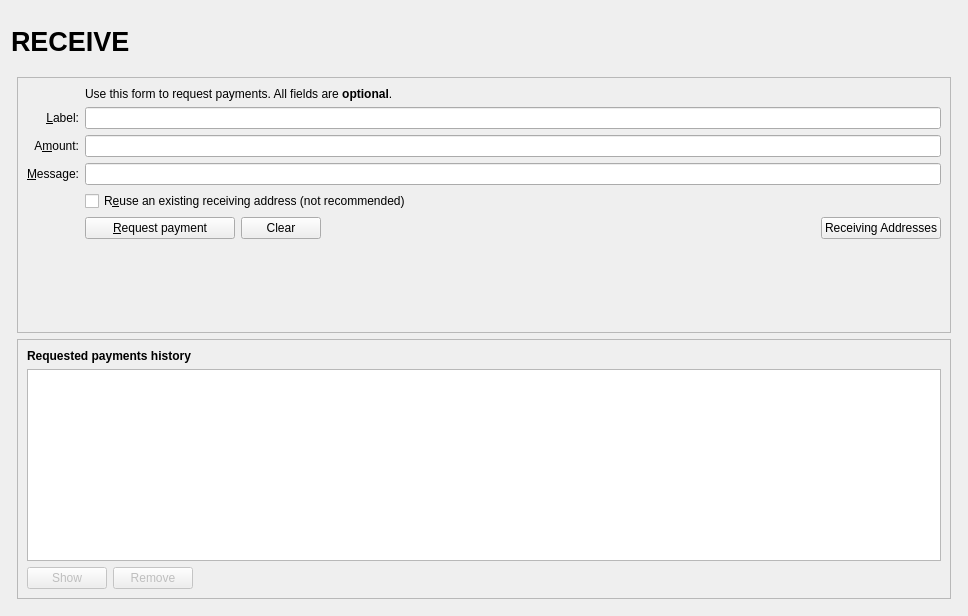
<?xml version="1.0" encoding="UTF-8"?>
<ui version="4.0">
 <class>ReceiveCoinsDialog</class>
 <widget class="QWidget" name="ReceiveCoinsDialog">
  <property name="geometry">
   <rect>
    <x>0</x>
    <y>0</y>
    <width>968</width>
    <height>616</height>
   </rect>
  </property>
  <layout class="QVBoxLayout" name="verticalLayout" stretch="0">
   <item>
    <layout class="QVBoxLayout" name="verticalLayout_Master" stretch="0,1">
     <property name="spacing">
      <number>0</number>
     </property>
     <item>
      <widget class="QFrame" name="frame_Header">
       <layout class="QVBoxLayout" name="verticalLayout_8">
        <property name="leftMargin">
         <number>0</number>
        </property>
        <property name="topMargin">
         <number>0</number>
        </property>
        <property name="rightMargin">
         <number>0</number>
        </property>
        <property name="bottomMargin">
         <number>0</number>
        </property>
        <item>
         <layout class="QHBoxLayout" name="horizontalLayout_Header" stretch="1,0,1">
          <item>
           <widget class="QLabel" name="labelOverviewHeaderLeft">
            <property name="minimumSize">
             <size>
              <width>464</width>
              <height>60</height>
             </size>
            </property>
            <property name="maximumSize">
             <size>
              <width>16777215</width>
              <height>60</height>
             </size>
            </property>
            <property name="font">
             <font>
              <pointsize>20</pointsize>
              <weight>75</weight>
              <bold>true</bold>
             </font>
            </property>
            <property name="text">
             <string>RECEIVE</string>
            </property>
           </widget>
          </item>
          <item>
           <spacer name="horizontalSpacer_3">
            <property name="orientation">
             <enum>Qt::Horizontal</enum>
            </property>
            <property name="sizeHint" stdset="0">
             <size>
              <width>40</width>
              <height>20</height>
             </size>
            </property>
           </spacer>
          </item>
          <item>
           <widget class="QLabel" name="labelOverviewHeaderRight">
            <property name="minimumSize">
             <size>
              <width>464</width>
              <height>60</height>
             </size>
            </property>
            <property name="maximumSize">
             <size>
              <width>16777215</width>
              <height>60</height>
             </size>
            </property>
            <property name="font">
             <font>
              <pointsize>14</pointsize>
             </font>
            </property>
            <property name="text">
             <string/>
            </property>
            <property name="alignment">
             <set>Qt::AlignRight|Qt::AlignTrailing|Qt::AlignVCenter</set>
            </property>
           </widget>
          </item>
         </layout>
        </item>
       </layout>
      </widget>
     </item>
     <item>
      <widget class="QFrame" name="frame_BG">
       <layout class="QVBoxLayout" name="verticalLayout_5">
        <property name="leftMargin">
         <number>6</number>
        </property>
        <property name="topMargin">
         <number>6</number>
        </property>
        <property name="rightMargin">
         <number>6</number>
        </property>
        <property name="bottomMargin">
         <number>6</number>
        </property>
        <item>
         <widget class="QFrame" name="frame2">
          <property name="sizePolicy">
           <sizepolicy hsizetype="Preferred" vsizetype="Expanding">
            <horstretch>0</horstretch>
            <verstretch>0</verstretch>
           </sizepolicy>
          </property>
          <property name="frameShape">
           <enum>QFrame::StyledPanel</enum>
          </property>
          <property name="frameShadow">
           <enum>QFrame::Sunken</enum>
          </property>
          <layout class="QVBoxLayout" name="verticalLayout_3">
           <item>
            <layout class="QGridLayout" name="gridLayout">
             <item row="2" column="2">
              <widget class="QLabel" name="label_5">
               <property name="text">
                <string>Use this form to request payments. All fields are &lt;b&gt;optional&lt;/b&gt;.</string>
               </property>
              </widget>
             </item>
             <item row="4" column="0">
              <widget class="QLabel" name="label_2">
               <property name="toolTip">
                <string>An optional label to associate with the new receiving address.</string>
               </property>
               <property name="text">
                <string>&amp;Label:</string>
               </property>
               <property name="alignment">
                <set>Qt::AlignRight|Qt::AlignTrailing|Qt::AlignVCenter</set>
               </property>
               <property name="buddy">
                <cstring>reqLabel</cstring>
               </property>
              </widget>
             </item>
             <item row="4" column="2">
              <widget class="QLineEdit" name="reqLabel">
               <property name="toolTip">
                <string>An optional label to associate with the new receiving address.</string>
               </property>
              </widget>
             </item>
             <item row="5" column="0">
              <widget class="QLabel" name="label">
               <property name="toolTip">
                <string>An optional amount to request. Leave this empty or zero to not request a specific amount.</string>
               </property>
               <property name="text">
                <string>A&amp;mount:</string>
               </property>
               <property name="alignment">
                <set>Qt::AlignRight|Qt::AlignTrailing|Qt::AlignVCenter</set>
               </property>
               <property name="buddy">
                <cstring>reqAmount</cstring>
               </property>
              </widget>
             </item>
             <item row="5" column="2">
              <widget class="BitcoinAmountField" name="reqAmount">
               <property name="minimumSize">
                <size>
                 <width>80</width>
                 <height>0</height>
                </size>
               </property>
               <property name="toolTip">
                <string>An optional amount to request. Leave this empty or zero to not request a specific amount.</string>
               </property>
              </widget>
             </item>
             <item row="6" column="0">
              <widget class="QLabel" name="label_3">
               <property name="toolTip">
                <string>An optional message to attach to the payment request, which will be displayed when the request is opened. Note: The message will not be sent with the payment over the BCZ network.</string>
               </property>
               <property name="text">
                <string>&amp;Message:</string>
               </property>
               <property name="alignment">
                <set>Qt::AlignRight|Qt::AlignTrailing|Qt::AlignVCenter</set>
               </property>
               <property name="buddy">
                <cstring>reqMessage</cstring>
               </property>
              </widget>
             </item>
             <item row="6" column="2">
              <widget class="QLineEdit" name="reqMessage">
               <property name="toolTip">
                <string>An optional message to attach to the payment request, which will be displayed when the request is opened.&lt;br&gt;Note: The message will not be sent with the payment over the BCZ network.</string>
               </property>
              </widget>
             </item>
             <item row="7" column="0">
              <widget class="QLabel" name="label_4">
               <property name="text">
                <string/>
               </property>
              </widget>
             </item>
             <item row="7" column="2">
              <widget class="QCheckBox" name="reuseAddress">
               <property name="toolTip">
                <string>Reuse one of the previously used receiving addresses.&lt;br&gt;Reusing addresses has security and privacy issues.&lt;br&gt;Do not use this unless re-generating a payment request made before.</string>
               </property>
               <property name="text">
                <string>R&amp;euse an existing receiving address (not recommended)</string>
               </property>
              </widget>
             </item>
             <item row="8" column="0">
              <widget class="QLabel" name="label_7">
               <property name="text">
                <string/>
               </property>
              </widget>
             </item>
             <item row="8" column="2">
              <layout class="QHBoxLayout" name="horizontalLayout">
               <item>
                <widget class="QPushButton" name="receiveButton">
                 <property name="minimumSize">
                  <size>
                   <width>150</width>
                   <height>0</height>
                  </size>
                 </property>
                 <property name="text">
                  <string>&amp;Request payment</string>
                 </property>
                 <property name="icon">
                  <iconset resource="../bcz.qrc">
                   <normaloff>:/icons/receiving_addresses</normaloff>:/icons/receiving_addresses</iconset>
                 </property>
                </widget>
               </item>
               <item>
                <widget class="QPushButton" name="clearButton">
                 <property name="sizePolicy">
                  <sizepolicy hsizetype="Minimum" vsizetype="Fixed">
                   <horstretch>0</horstretch>
                   <verstretch>0</verstretch>
                  </sizepolicy>
                 </property>
                 <property name="toolTip">
                  <string>Clear all fields of the form.</string>
                 </property>
                 <property name="text">
                  <string>Clear</string>
                 </property>
                 <property name="icon">
                  <iconset resource="../bcz.qrc">
                   <normaloff>:/icons/remove</normaloff>:/icons/remove</iconset>
                 </property>
                 <property name="autoDefault">
                  <bool>false</bool>
                 </property>
                </widget>
               </item>
               <item>
                <spacer name="horizontalSpacer">
                 <property name="orientation">
                  <enum>Qt::Horizontal</enum>
                 </property>
                 <property name="sizeHint" stdset="0">
                  <size>
                   <width>40</width>
                   <height>20</height>
                  </size>
                 </property>
                </spacer>
               </item>
               <item>
                <widget class="QPushButton" name="receivingAddressesButton">
                 <property name="text">
                  <string>Receiving Addresses</string>
                 </property>
                 <property name="icon">
                  <iconset resource="../bcz.qrc">
                   <normaloff>:/icons/address-book</normaloff>:/icons/address-book</iconset>
                 </property>
                 <property name="autoDefault">
                  <bool>false</bool>
                 </property>
                </widget>
               </item>
              </layout>
             </item>
             <item row="9" column="2">
              <spacer name="verticalSpacer">
               <property name="orientation">
                <enum>Qt::Vertical</enum>
               </property>
               <property name="sizeHint" stdset="0">
                <size>
                 <width>20</width>
                 <height>40</height>
                </size>
               </property>
              </spacer>
             </item>
            </layout>
           </item>
          </layout>
         </widget>
        </item>
        <item>
         <widget class="QFrame" name="frame">
          <property name="sizePolicy">
           <sizepolicy hsizetype="Preferred" vsizetype="Expanding">
            <horstretch>0</horstretch>
            <verstretch>0</verstretch>
           </sizepolicy>
          </property>
          <property name="frameShape">
           <enum>QFrame::StyledPanel</enum>
          </property>
          <property name="frameShadow">
           <enum>QFrame::Raised</enum>
          </property>
          <layout class="QVBoxLayout" name="verticalLayout_2">
           <item>
            <widget class="QLabel" name="label_6">
             <property name="font">
              <font>
               <weight>75</weight>
               <bold>true</bold>
              </font>
             </property>
             <property name="text">
              <string>Requested payments history</string>
             </property>
            </widget>
           </item>
           <item>
            <widget class="QTableView" name="recentRequestsView">
             <property name="palette">
              <palette>
               <active>
                <colorrole role="Text">
                 <brush brushstyle="SolidPattern">
                  <color alpha="255">
                   <red>51</red>
                   <green>51</green>
                   <blue>51</blue>
                  </color>
                 </brush>
                </colorrole>
               </active>
               <inactive>
                <colorrole role="Text">
                 <brush brushstyle="SolidPattern">
                  <color alpha="255">
                   <red>51</red>
                   <green>51</green>
                   <blue>51</blue>
                  </color>
                 </brush>
                </colorrole>
               </inactive>
               <disabled>
                <colorrole role="Text">
                 <brush brushstyle="SolidPattern">
                  <color alpha="255">
                   <red>85</red>
                   <green>85</green>
                   <blue>85</blue>
                  </color>
                 </brush>
                </colorrole>
               </disabled>
              </palette>
             </property>
             <property name="contextMenuPolicy">
              <enum>Qt::CustomContextMenu</enum>
             </property>
             <property name="tabKeyNavigation">
              <bool>false</bool>
             </property>
             <property name="sortingEnabled">
              <bool>true</bool>
             </property>
            </widget>
           </item>
           <item>
            <layout class="QHBoxLayout" name="horizontalLayout_2">
             <item>
              <widget class="QPushButton" name="showRequestButton">
               <property name="enabled">
                <bool>false</bool>
               </property>
               <property name="toolTip">
                <string>Show the selected request (does the same as double clicking an entry)</string>
               </property>
               <property name="text">
                <string>Show</string>
               </property>
               <property name="icon">
                <iconset resource="../bcz.qrc">
                 <normaloff>:/icons/edit</normaloff>:/icons/edit</iconset>
               </property>
               <property name="autoDefault">
                <bool>false</bool>
               </property>
              </widget>
             </item>
             <item>
              <widget class="QPushButton" name="removeRequestButton">
               <property name="enabled">
                <bool>false</bool>
               </property>
               <property name="toolTip">
                <string>Remove the selected entries from the list</string>
               </property>
               <property name="text">
                <string>Remove</string>
               </property>
               <property name="icon">
                <iconset resource="../bcz.qrc">
                 <normaloff>:/icons/remove</normaloff>:/icons/remove</iconset>
               </property>
               <property name="autoDefault">
                <bool>false</bool>
               </property>
              </widget>
             </item>
             <item>
              <spacer name="horizontalSpacer_2">
               <property name="orientation">
                <enum>Qt::Horizontal</enum>
               </property>
               <property name="sizeHint" stdset="0">
                <size>
                 <width>40</width>
                 <height>20</height>
                </size>
               </property>
              </spacer>
             </item>
            </layout>
           </item>
          </layout>
         </widget>
        </item>
       </layout>
      </widget>
     </item>
    </layout>
   </item>
  </layout>
 </widget>
 <customwidgets>
  <customwidget>
   <class>BitcoinAmountField</class>
   <extends>QLineEdit</extends>
   <header>bitcoinamountfield.h</header>
   <container>1</container>
  </customwidget>
 </customwidgets>
 <tabstops>
  <tabstop>reqLabel</tabstop>
  <tabstop>reqAmount</tabstop>
  <tabstop>reqMessage</tabstop>
  <tabstop>reuseAddress</tabstop>
  <tabstop>receiveButton</tabstop>
  <tabstop>clearButton</tabstop>
  <tabstop>recentRequestsView</tabstop>
  <tabstop>showRequestButton</tabstop>
  <tabstop>removeRequestButton</tabstop>
 </tabstops>
 <resources>
  <include location="../bcz.qrc"/>
 </resources>
 <connections/>
</ui>
